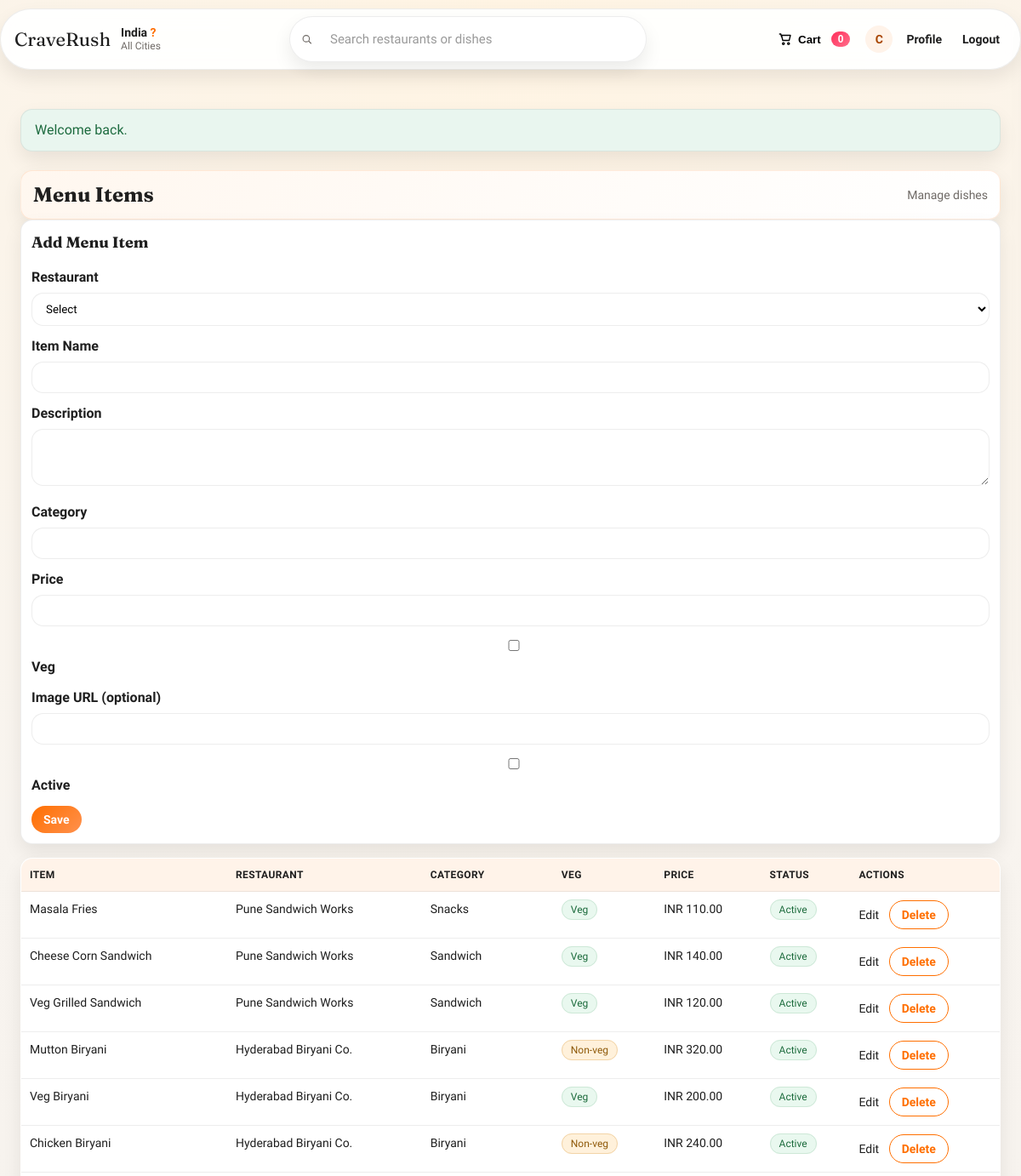
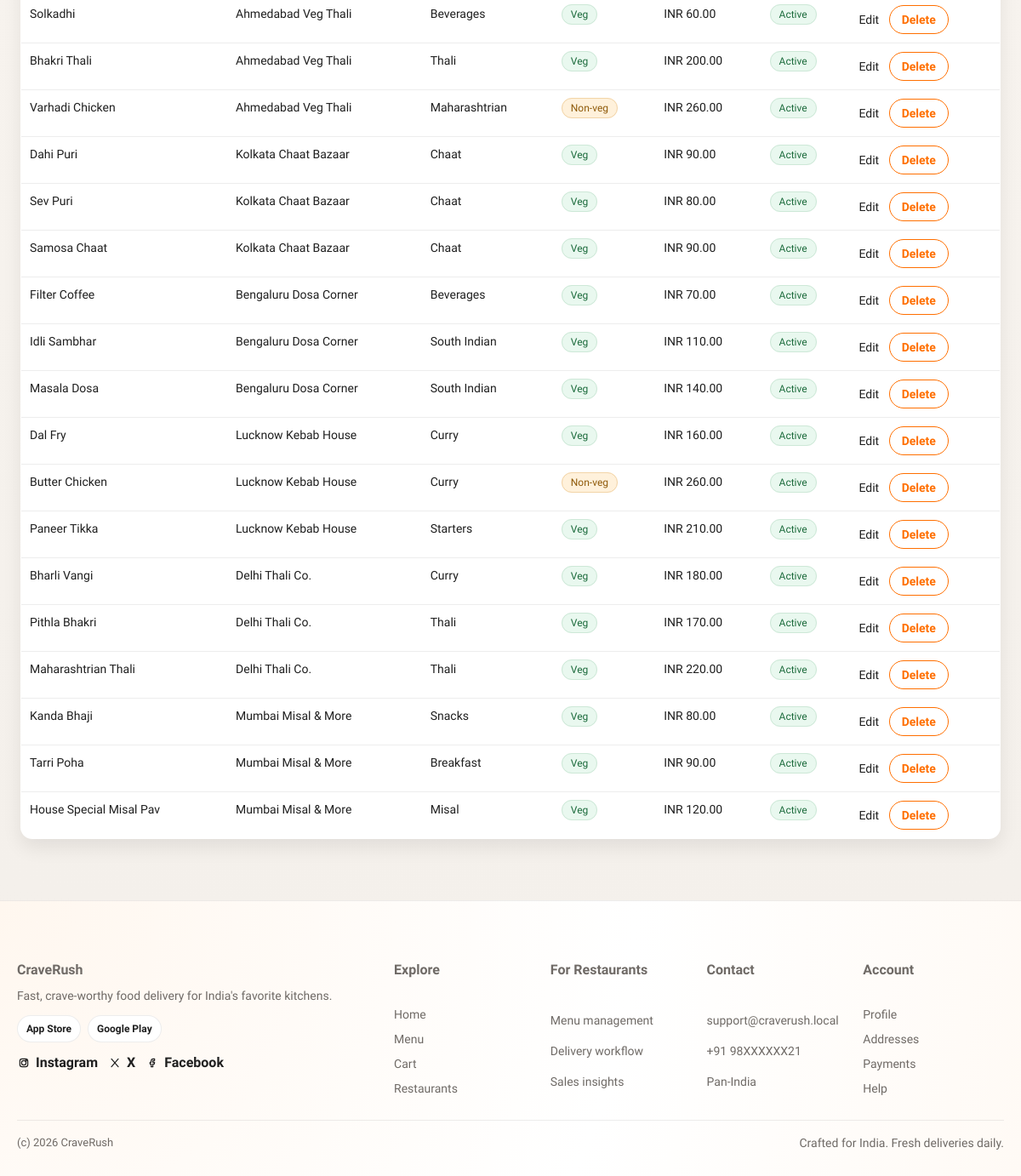
/admin/menu_items.php (signed in), run on the app's committed database (2 pictures, top to bottom).
### tables this page shows
CREATE TABLE IF NOT EXISTS menu_items (
    id INT AUTO_INCREMENT PRIMARY KEY,
    restaurant_id INT NOT NULL,
    item_name VARCHAR(100) NOT NULL,
    description VARCHAR(255) NULL,
    category VARCHAR(80) NULL,
    price DECIMAL(10,2) NOT NULL,
    is_veg TINYINT(1) NOT NULL DEFAULT 1,
    image_url VARCHAR(255) NULL,
    is_active TINYINT(1) NOT NULL DEFAULT 1,
    created_at TIMESTAMP DEFAULT CURRENT_TIMESTAMP,
    CONSTRAINT fk_menu_restaurant
        FOREIGN KEY (restaurant_id) REFERENCES restaurants(id)
        ON DELETE CASCADE
);

CREATE TABLE IF NOT EXISTS restaurants (
    id INT AUTO_INCREMENT PRIMARY KEY,
    name VARCHAR(100) NOT NULL,
    location VARCHAR(255) NOT NULL,
    cuisine VARCHAR(120) NOT NULL DEFAULT 'Multi-cuisine',
    rating DECIMAL(3,1) NULL,
    eta_minutes INT NULL,
    price_for_two INT NULL,
    image_url VARCHAR(255) NULL,
    created_at TIMESTAMP DEFAULT CURRENT_TIMESTAMP
);

### includes/functions.php (called while the page is built, shortened)
<?php
function e($value) {
    return htmlspecialchars((string)$value, ENT_QUOTES, 'UTF-8');
}
?>

### admin/menu_items.php (the view, shortened to what this page needs)
<?php
require_once __DIR__ . '/../config/bootstrap.php';
$editItem = null;
$menuItems = $pdo->query('SELECT m.id, m.item_name, m.description, m.category, m.price, m.is_active, m.is_veg, r.name AS restaurant_name FROM menu_items m JOIN restaurants r ON m.restaurant_id = r.id ORDER BY m.id DESC')->fetchAll();
include __DIR__ . '/../includes/header.php';
?>
<div class="section-title">
    <h2>Menu Items</h2>
    <span>Manage dishes</span>
</div>
<div class="card" style="margin-bottom: 16px;">
    <h3><?php echo $editItem ? 'Edit Menu Item' : 'Add Menu Item'; ?></h3>
    <form method="post">
        <div class="form-group">
            <label for="restaurant_id">Restaurant</label>
            <select name="restaurant_id" id="restaurant_id" required>
                <option value="">Select</option>
            </select>
        </div>
        <div class="form-group">
            <label for="item_name">Item Name</label>
            <input type="text" id="item_name" name="item_name" value="<?php echo e($editItem['item_name'] ?? ''); ?>" required>
        </div>
        <div class="form-group">
            <label for="description">Description</label>
            <textarea id="description" name="description" rows="3"><?php echo e($editItem['description'] ?? ''); ?></textarea>
        </div>
        <div class="form-group">
            <label for="category">Category</label>
            <input type="text" id="category" name="category" value="<?php echo e($editItem['category'] ?? ''); ?>">
        </div>
        <div class="form-group">
            <label for="price">Price</label>
            <input type="number" id="price" name="price" step="0.01" value="<?php echo e($editItem['price'] ?? ''); ?>" required>
        </div>
        <div class="form-group">
            <label>
                <input type="checkbox" name="is_veg" <?php echo $editItem && (int)$editItem['is_veg'] === 1 ? 'checked' : ''; ?>> Veg
            </label>
        </div>
        <div class="form-group">
            <label for="image_url">Image URL (optional)</label>
            <input type="text" id="image_url" name="image_url" value="<?php echo e($editItem['image_url'] ?? ''); ?>">
        </div>
        <div class="form-group">
            <label>
                <input type="checkbox" name="is_active" <?php echo $editItem && (int)$editItem['is_active'] === 1 ? 'checked' : ''; ?>> Active
            </label>
        </div>
        <button class="button" type="submit">Save</button>
    </form>
</div>
<table class="table">
    <thead>
        <tr>
            <th>Item</th>
            <th>Restaurant</th>
            <th>Category</th>
            <th>Veg</th>
            <th>Price</th>
            <th>Status</th>
            <th>Actions</th>
        </tr>
    </thead>
    <tbody>
        <?php foreach ($menuItems as $m): ?>
            <tr>
                <td><?php echo e($m['item_name']); ?></td>
                <td><?php echo e($m['restaurant_name']); ?></td>
                <td><?php echo e($m['category'] ?? ''); ?></td>
                <td>
                    <?php if ((int)$m['is_veg'] === 1): ?>
                        <span class="pill success">Veg</span>
                    <?php else: ?>
                        <span class="pill warning">Non-veg</span>
                    <?php endif; ?>
                </td>
                <td>INR <?php echo number_format((float)$m['price'], 2); ?></td>
                <td>
                    <?php if ((int)$m['is_active'] === 1): ?>
                        <span class="pill success">Active</span>
                    <?php else: ?>
                        <span class="pill warning">Inactive</span>
                    <?php endif; ?>
                </td>
                <td>
                    <a href="menu_items.php?edit=<?php echo (int)$m['id']; ?>">Edit</a>
                    <form method="post" style="display:inline-block; margin-left: 8px;">
                        <button class="button secondary" type="submit" onclick="return confirm('Delete this item?');">Delete</button>
                    </form>
                </td>
            </tr>
        <?php endforeach; ?>
    </tbody>
</table>
<?php include __DIR__ . '/../includes/footer.php'; ?>

### assets/css/style.css (style rules this page uses)
:root { --primary: #ff6f00; --primary-dark: #e55a00; --accent: #ff2f5b; --bg: #f7f3ef; --bg-strong: #fff6ec; --surface: #ffffff; --surface-2: #fffaf6; --text: #1f1f1f; --muted: #6f6a66; --border: rgba(31, 31, 31, 0.08); --ring: rgba(255, 111, 0, 0.2); --radius: 14px; --radius-lg: 20px; --shadow: 0 18px 38px rgba(17, 12, 5, 0.1); --shadow-strong: 0 24px 50px rgba(17, 12, 5, 0.16); --shadow-soft: 0 10px 22px rgba(17, 12, 5, 0.08); --ease: cubic-bezier(0.22, 1, 0.36, 1); --fast: 180ms; --slow: 320ms; }
* { box-sizing: border-box; }
html { scroll-behavior: smooth; }
* { scrollbar-width: none; }
body { margin: 0; font-family: 'Sora', sans-serif; color: var(--text); background: radial-gradient(circle at top, #fff4e3 0%, #f8f4ef 40%, #f3efea 100%); line-height: 1.5; -webkit-font-smoothing: antialiased; }
h1, h2, h3 { font-family: 'Fraunces', serif; margin: 0 0 12px; }
h2 { font-size: 26px; }
h3 { font-size: 18px; }
a { text-decoration: none; color: inherit; }
.section-title { display: flex; align-items: center; justify-content: space-between; gap: 12px; margin-top: 22px; padding: 10px 14px; border-radius: 14px; border: 1px solid rgba(255, 111, 0, 0.12); background: linear-gradient(120deg, #fff7ef, #ffffff); box-shadow: var(--shadow-soft); }
.section-title h2 { margin: 0; font-size: 24px; }
.section-title span { color: var(--muted); font-size: 14px; }
.card { background: #fff; border: 1px solid var(--border); border-radius: var(--radius); padding: 12px; box-shadow: var(--shadow-soft); transition: transform var(--fast) var(--ease), box-shadow var(--fast) var(--ease); display: grid; gap: 4px; }
.button { display: inline-flex; align-items: center; justify-content: center; gap: 8px; background: linear-gradient(135deg, var(--primary), #ff914d); color: #fff; border: none; padding: 8px 14px; border-radius: 999px; cursor: pointer; font-weight: 600; font-family: inherit; font-size: 14px; transition: transform var(--fast) var(--ease), box-shadow var(--fast) var(--ease), background var(--fast) var(--ease); }
.button.ripple { position: relative; overflow: hidden; }
.button.ripple::after { content: ''; position: absolute; inset: 0; background: radial-gradient(circle, rgba(255,255,255,0.5) 10%, transparent 10%); transform: scale(0); opacity: 0; transition: transform 400ms var(--ease), opacity 400ms var(--ease); }
.button.secondary { background: #fff; color: var(--primary); border: 1px solid var(--primary); }
.form-group { margin-bottom: 12px; }
label { display: block; margin-bottom: 6px; font-weight: 600; }
input, select, textarea { width: 100%; padding: 10px 12px; border: 1px solid var(--border); border-radius: var(--radius); font-family: inherit; transition: border var(--fast) var(--ease), box-shadow var(--fast) var(--ease); background: #fff; }
input::placeholder, textarea::placeholder { color: #9a9a9a; }
select { cursor: pointer; }
.table { width: 100%; border-collapse: collapse; background: #fff; border: 1px solid var(--border); border-radius: var(--radius); overflow: hidden; box-shadow: var(--shadow-soft); }
.table th, .table td { padding: 10px; border-bottom: 1px solid var(--border); text-align: left; font-size: 14px; vertical-align: top; }
.table th { background: #fff3e9; font-size: 12px; text-transform: uppercase; letter-spacing: 0.4px; }
.table tr:last-child td { border-bottom: none; }
.pill { padding: 4px 10px; border-radius: 999px; font-size: 12px; border: 1px solid var(--border); background: #fff5ed; }
.pill.success { background: #e9f8ef; color: #1c6b3c; border-color: #cde8d7; }
.pill.warning { background: #fff1db; color: #8f5a0a; border-color: #f2d4a7; }

### data on the page
menu_items: item_name "Masala Fries", restaurant.name "Pune Sandwich Works", category "Snacks", is_veg "Veg", price "110.00", is_active "Active"
menu_items: item_name "Cheese Corn Sandwich", restaurant.name "Pune Sandwich Works", category "Sandwich", is_veg "Veg", price "140.00", is_active "Active"
menu_items: item_name "Veg Grilled Sandwich", restaurant.name "Pune Sandwich Works", category "Sandwich", is_veg "Veg", price "120.00", is_active "Active"
menu_items: item_name "Mutton Biryani", restaurant.name "Hyderabad Biryani Co.", category "Biryani", is_veg "Non-veg", price "320.00", is_active "Active"
menu_items: item_name "Veg Biryani", restaurant.name "Hyderabad Biryani Co.", category "Biryani", is_veg "Veg", price "200.00", is_active "Active"
menu_items: item_name "Chicken Biryani", restaurant.name "Hyderabad Biryani Co.", category "Biryani", is_veg "Non-veg", price "240.00", is_active "Active"
menu_items: item_name "Solkadhi", restaurant.name "Ahmedabad Veg Thali", category "Beverages", is_veg "Veg", price "60.00", is_active "Active"
menu_items: item_name "Bhakri Thali", restaurant.name "Ahmedabad Veg Thali", category "Thali", is_veg "Veg", price "200.00", is_active "Active"
menu_items: item_name "Varhadi Chicken", restaurant.name "Ahmedabad Veg Thali", category "Maharashtrian", is_veg "Non-veg", price "260.00", is_active "Active"
menu_items: item_name "Dahi Puri", restaurant.name "Kolkata Chaat Bazaar", category "Chaat", is_veg "Veg", price "90.00", is_active "Active"
menu_items: item_name "Sev Puri", restaurant.name "Kolkata Chaat Bazaar", category "Chaat", is_veg "Veg", price "80.00", is_active "Active"
menu_items: item_name "Samosa Chaat", restaurant.name "Kolkata Chaat Bazaar", category "Chaat", is_veg "Veg", price "90.00", is_active "Active"
menu_items: item_name "Filter Coffee", restaurant.name "Bengaluru Dosa Corner", category "Beverages", is_veg "Veg", price "70.00", is_active "Active"
menu_items: item_name "Idli Sambhar", restaurant.name "Bengaluru Dosa Corner", category "South Indian", is_veg "Veg", price "110.00", is_active "Active"
menu_items: item_name "Masala Dosa", restaurant.name "Bengaluru Dosa Corner", category "South Indian", is_veg "Veg", price "140.00", is_active "Active"
menu_items: item_name "Dal Fry", restaurant.name "Lucknow Kebab House", category "Curry", is_veg "Veg", price "160.00", is_active "Active"
menu_items: item_name "Butter Chicken", restaurant.name "Lucknow Kebab House", category "Curry", is_veg "Non-veg", price "260.00", is_active "Active"
menu_items: item_name "Paneer Tikka", restaurant.name "Lucknow Kebab House", category "Starters", is_veg "Veg", price "210.00", is_active "Active"
menu_items: item_name "Bharli Vangi", restaurant.name "Delhi Thali Co.", category "Curry", is_veg "Veg", price "180.00", is_active "Active"
menu_items: item_name "Pithla Bhakri", restaurant.name "Delhi Thali Co.", category "Thali", is_veg "Veg", price "170.00", is_active "Active"
menu_items: item_name "Maharashtrian Thali", restaurant.name "Delhi Thali Co.", category "Thali", is_veg "Veg", price "220.00", is_active "Active"
menu_items: item_name "Kanda Bhaji", restaurant.name "Mumbai Misal & More", category "Snacks", is_veg "Veg", price "80.00", is_active "Active"
menu_items: item_name "Tarri Poha", restaurant.name "Mumbai Misal & More", category "Breakfast", is_veg "Veg", price "90.00", is_active "Active"
menu_items: item_name "House Special Misal Pav", restaurant.name "Mumbai Misal & More", category "Misal", is_veg "Veg", price "120.00", is_active "Active"

### other printed values
cart_count() "0"
$userInitial "C"
$flash['message'] "Welcome back."
